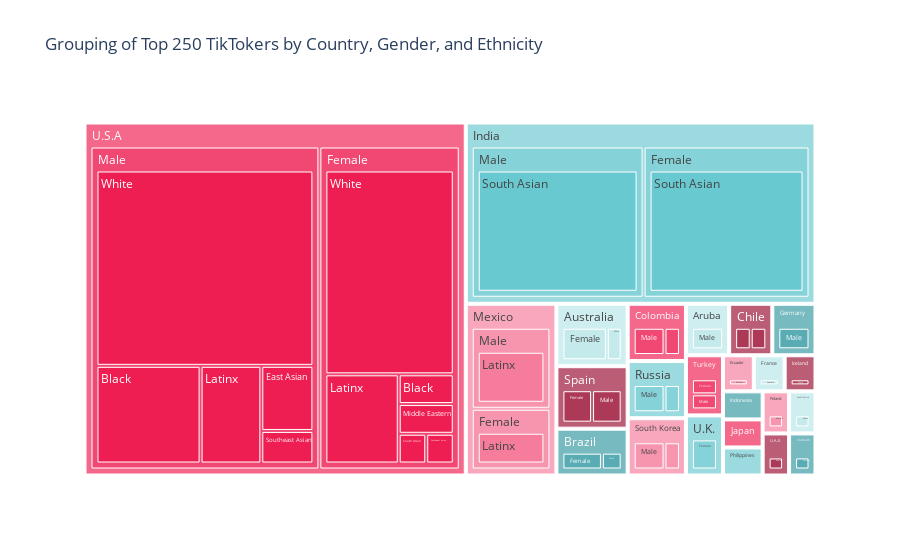

Here is the notebook cell this chart was saved with:
### Code cell
#graphing treemap by the three columns Country, Gender, and Ethnicity and using count to sum up the amounts for
#sizing the 'trees'
fig = px.treemap(tiktok_tree, path=['Country', 'Gender', 'Ethnicity'], values='Count', 
                 title='Grouping of Top 250 TikTokers by Country, Gender, and Ethnicity')
fig.update_layout(treemapcolorway = ['#EE1D52','#69C9D0'])
fig.show()

### Figure 1 — Plotly figure (JSON) as saved in the notebook; plotly's stock layout.template omitted (floating-point values rounded to 4 significant figures)
{"data": [{"branchvalues": "total", "domain": {"x": [0, 1], "y": [0, 1]}, "hovertemplate": "labels=%{label}<br>Count=%{value}<br>parent=%{parent}<br>id=%{id}<extra></extra>", "ids": ["U.S.A/Female/Black", "Germany/Male/Black", "U.S.A/Male/Black", "South Korea/Female/East Asian", "Japan/Male/East Asian", "South Korea/Male/East Asian", "U.S.A/Male/East Asian", "Brazil/Female/Latinx", "Chile/Female/Latinx", "Colombia/Female/Latinx", "Ecuador/Female/Latinx", "Mexico/Female/Latinx", "Spain/Female/Latinx", "U.S.A/Female/Latinx", "Brazil/Male/Latinx", "Colombia/Male/Latinx", "Mexico/Male/Latinx", "Spain/Male/Latinx", "U.S.A/Male/Latinx", "Turkey/Female/Middle Eastern", "U.S.A/Female/Middle Eastern", "Turkey/Male/Middle Eastern", "India/Female/South Asian", "U.S.A/Female/South Asian", "Australia/Male/South Asian", "India/Male/South Asian", "U.A.E./Male/South Asian", "Australia/Female/Southeast Asian", "Philippines/Female/Southeast Asian", "U.S.A/Female/Southeast Asian", "Vietnam/Female/Southeast Asian", "Indonesia/Male/Southeast Asian", "U.S.A/Male/Southeast Asian", "Australia/Female/White", "France/Female/White", "Poland/Female/White", "Russia/Female/White", "U.K./Female/White", "U.S.A/Female/White", "Aruba/Male/White", "Chile/Male/White", "Germany/Male/White", "Iceland/Male/White", "Russia/Male/White", "South Africa/Male/White", "Spain/Male/White", "U.S.A/Male/White", "Australia/Female", "Brazil/Female", "Chile/Female", "Colombia/Female", "Ecuador/Female", "France/Female", "India/Female", "Mexico/Female", "Philippines/Female", "Poland/Female", "Russia/Female", "South Korea/Female", "Spain/Female", "Turkey/Female", "U.K./Female", "U.S.A/Female", "Vietnam/Female", "Aruba/Male", "Australia/Male", "Brazil/Male", "Chile/Male", "Colombia/Male", "Germany/Male", "Iceland/Male", "India/Male", "Indonesia/Male", "Japan/Male", "Mexico/Male", "Russia/Male", "South Africa/Male", "South Korea/Male", "Spain/Male", "Turkey/Male", "U.A.E./Male", "U.S.A/Male", "Aruba", "Australia", "Brazil", "Chile", "Colombia", "Ecuador", "France", "Germany", "Iceland", "India", "Indonesia", "Japan", "Mexico", "Philippines", "Poland", "Russia", "South Africa", "South Korea", "Spain", "Turkey", "U.A.E.", "U.K.", "U.S.A", "Vietnam"], "labels": ["Black", "Black", "Black", "East Asian", "East Asian", "East Asian", "East Asian", "Latinx", "Latinx", "Latinx", "Latinx", "Latinx", "Latinx", "Latinx", "Latinx", "Latinx", "Latinx", "Latinx", "Latinx", "Middle Eastern", "Middle Eastern", "Middle Eastern", "South Asian", "South Asian", "South Asian", "South Asian", "South Asian", "Southeast Asian", "Southeast Asian", "Southeast Asian", "Southeast Asian", "Southeast Asian", "Southeast Asian", "White", "White", "White", "White", "White", "White", "White", "White", "White", "White", "White", "White", "White", "White", "Female", "Female", "Female", "Female", "Female", "Female", "Female", "Female", "Female", "Female", "Female", "Female", "Female", "Female", "Female", "Female", "Female", "Male", "Male", "Male", "Male", "Male", "Male", "Male", "Male", "Male", "Male", "Male", "Male", "Male", "Male", "Male", "Male", "Male", "Male", "Aruba", "Australia", "Brazil", "Chile", "Colombia", "Ecuador", "France", "Germany", "Iceland", "India", "Indonesia", "Japan", "Mexico", "Philippines", "Poland", "Russia", "South Africa", "South Korea", "Spain", "Turkey", "U.A.E.", "U.K.", "U.S.A", "Vietnam"], "name": "", "parents": ["U.S.A/Female", "Germany/Male", "U.S.A/Male", "South Korea/Female", "Japan/Male", "South Korea/Male", "U.S.A/Male", "Brazil/Female", "Chile/Female", "Colombia/Female", "Ecuador/Female", "Mexico/Female", "Spain/Female", "U.S.A/Female", "Brazil/Male", "Colombia/Male", "Mexico/Male", "Spain/Male", "U.S.A/Male", "Turkey/Female", "U.S.A/Female", "Turkey/Male", "India/Female", "U.S.A/Female", "Australia/Male", "India/Male", "U.A.E./Male", "Australia/Female", "Philippines/Female", "U.S.A/Female", "Vietnam/Female", "Indonesia/Male", "U.S.A/Male", "Australia/Female", "France/Female", "Poland/Female", "Russia/Female", "U.K./Female", "U.S.A/Female", "Aruba/Male", "Chile/Male", "Germany/Male", "Iceland/Male", "Russia/Male", "South Africa/Male", "Spain/Male", "U.S.A/Male", "Australia", "Brazil", "Chile", "Colombia", "Ecuador", "France", "India", "Mexico", "Philippines", "Poland", "Russia", "South Korea", "Spain", "Turkey", "U.K.", "U.S.A", "Vietnam", "Aruba", "Australia", "Brazil", "Chile", "Colombia", "Germany", "Iceland", "India", "Indonesia", "Japan", "Mexico", "Russia", "South Africa", "South Korea", "Spain", "Turkey", "U.A.E.", "U.S.A", "", "", "", "", "", "", "", "", "", "", "", "", "", "", "", "", "", "", "", "", "", "", "", ""], "type": "treemap", "values": [2, 1, 12, 1, 1, 2, 4, 2, 1, 1, 1, 6, 2, 8, 1, 2, 8, 1, 7, 1, 2, 1, 28, 1, 1, 29, 1, 1, 1, 1, 1, 1, 2, 2, 1, 1, 1, 2, 32, 2, 1, 1, 1, 2, 1, 1, 50, 3, 2, 1, 1, 1, 1, 28, 6, 1, 1, 1, 1, 2, 1, 2, 46, 1, 2, 1, 1, 1, 2, 2, 1, 29, 1, 1, 8, 2, 1, 2, 2, 1, 1, 75, 2, 4, 3, 2, 3, 1, 1, 2, 1, 57, 1, 1, 14, 1, 1, 3, 1, 3, 4, 2, 1, 2, 121, 1]}], "layout": {"legend": {"tracegroupgap": 0}, "title": {"text": "Grouping of Top 250 TikTokers by Country, Gender, and Ethnicity"}, "treemapcolorway": ["#EE1D52", "#69C9D0"]}}
